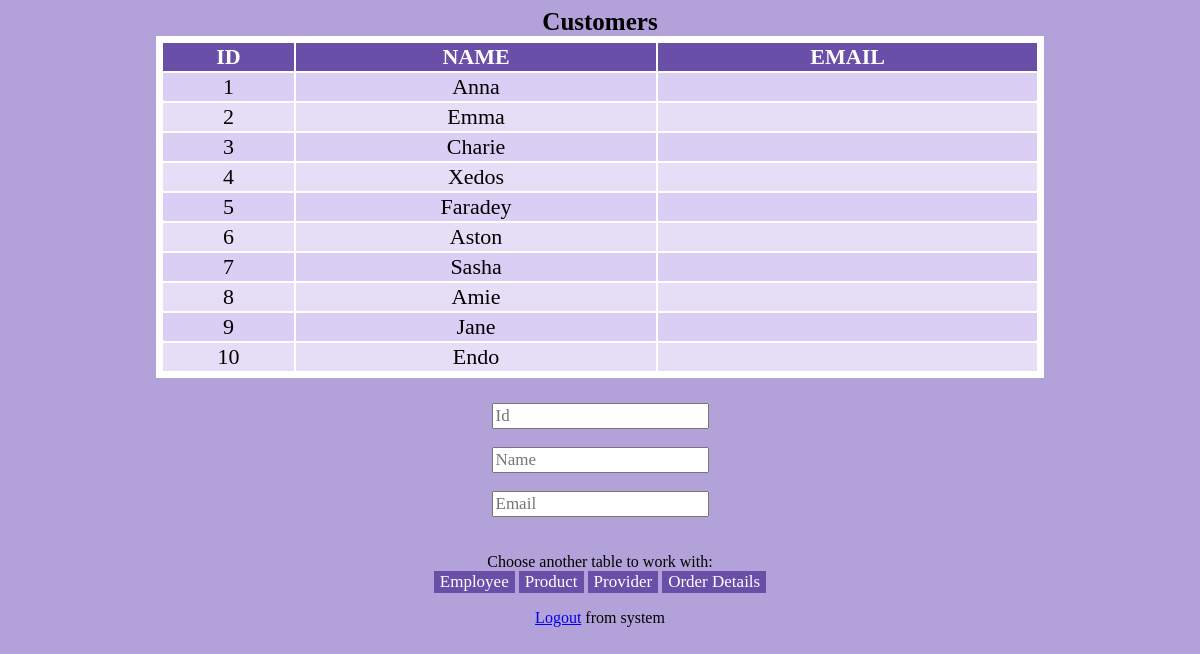
The app's page /Customer.php with its own data.
### tables this page shows
CREATE TABLE Customer (
    CustomerID int NOT NULL,
    Name varchar(255) NOT NULL,
    Email varchar(255) NOT NULL,
	PRIMARY KEY (CustomerID)
);

### Customer.php (the view, shortened to what this page needs)
<?php require_once("includes/connection.php"); ?>
<?php
$CustomerID='';
$Name='';
$Email='';
print ("<p id='p1'><b> Customers </b>
<table>
<tr>
<th><b>ID</b></th>
<th><b>NAME</b></th>
<th><b>EMAIL</b></th>
</tr>");
$query1 = mysqli_query($con, "SELECT * from `Customer`");
while ($a = mysqli_fetch_array($query1)) {
    $id = $a['CustomerID'];
    $nm = $a['Name'];
    $mail = $a['Email'];
    echo "<tr>
    <td>" . $id . "</td>
    <td>" . $nm . "</td>";
    if ('admin' == $_COOKIE['usernamecookie']) {
        echo "<td>" . $mail . "</td>";
    } else{
        echo "<td></td>";
    }
    echo "</tr>";
}
print("</table>");
?>
<!DOCTYPE Html>
<html>
    <head>
            <?php include("includes/header.php"); ?>
    </head>
    <body>
        <form action="Customer.php" method="post">
            <input title = "Enter number here" type="number" name="CustomerID" placeholder="Id" value="<?php echo $CustomerID;?>"><br><br>
            <input title = "Enter name" type="text" name="Name" placeholder="Name" value="<?php echo $Name;?>"><br><br>
            <input title = "Enter email" type="email" name="Email" placeholder="Email" value="<?php echo $Email;?>"><br><br>
            <br>Choose another table to work with:<br>
        <a href="Employee.php"><input id="DV1" type="button" value="Employee"/></a>
        <a href="Product.php"><input id="DV1" type="button" value="Product"/></a>
        <a href="Provider.php"><input id="DV1" type="button" value="Provider"/></a>
        <a href="OrderDetail.php"><input id="DV1" type="button" value="Order Details"/></a>
        <p id="p2"><a href="logout.php">Logout</a> from system</p>
        </form>
    </body>
</html>

### includes/header.php (shortened to what this page needs)
<!DOCTYPE html>
	<html lang="en">
<head>
<link href="css/style.css" media="screen" rel="stylesheet">
	</head>
   <body>

### css/style.css (style rules this page uses)
body { background-color: #B3A2D9; font-family: Century Gothic; }
form { text-align: center; }
input { font-family: Century Gothic; font-size: 17px; }
#DV1 { font-family: Century Gothic; border: none; background-color: #6A4FA8; color: white; font-size: 17px; }
table { text-align: center; background-color: white; font-size: 22px; width: 75%; padding: 5; margin-left: auto; margin-right: auto; }
#p1 { text-align: center; font-size: 25px; }
th { background-color: #6A4FA8; color: white; }
tr:nth-child(odd) { background-color: #E5DEF6; }
tr { background-color: #DACEF5; }

### records on screen
customer: CustomerID "1", Name "Anna"
customer: CustomerID "2", Name "Emma"
customer: CustomerID "3", Name "Charie"
customer: CustomerID "4", Name "Xedos"
customer: CustomerID "5", Name "Faradey"
customer: CustomerID "6", Name "Aston"
customer: CustomerID "7", Name "Sasha"
customer: CustomerID "8", Name "Amie"
customer: CustomerID "9", Name "Jane"
customer: CustomerID "10", Name "Endo"
